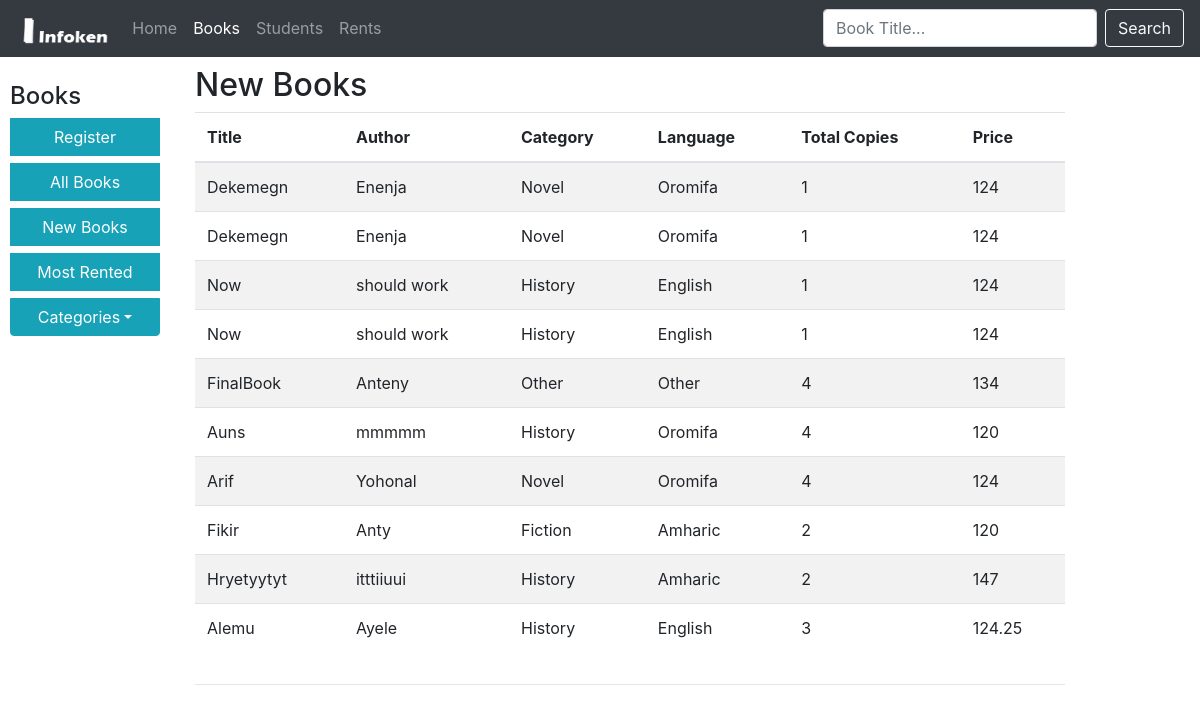
Screenshot of /books/newbooks.php with the database file from the repository.
### tables this page shows
CREATE TABLE `books` (
  `ID` int(11) NOT NULL,
  `ISBN` varchar(15) NOT NULL,
  `title` varchar(200) NOT NULL,
  `author` varchar(100) NOT NULL,
  `category` varchar(100) NOT NULL,
  `language` varchar(100) NOT NULL,
  `totalCopies` int(11) NOT NULL,
  `rented` int(11) NOT NULL,
  `numPages` int(11) NOT NULL,
  `price` double NOT NULL,
  `coverImg` varchar(200) NOT NULL
);

### books/newbooks.php (the view, shortened to what this page needs)
<?php
include('../helpers/dbConnect.php');
?>
<?php include_once '../head.php' ?>
</head>
<body>
<div class="container">
    <nav class="navbar navbar-expand-md navbar-dark bg-dark fixed-top ">
        <a href="<?= HOME ?>" class="navbar-brand">
            <img src="<?= HOME ?>images/logo.png" height="28" alt="CoolBrand">
        </a>
        <div class="collapse navbar-collapse" id="navbarCollapse">
            <div class="navbar-nav">
                <a href="<?= HOME ?>" class="nav-item nav-link">Home</a>
            </div>
            <form action="search.php" method="POST" class="form-inline ml-auto">
                <input type="text" class="form-control mr-sm-2" placeholder="Book Title..." name="q"
                       autocomplete="off">
                <button type="submit" class="btn btn-outline-light" name="search">Search</button>
            </form>
        </div>
    </nav>
</div>
<?php include_once 'sidebar.php'; ?>
<?php
$query = mysqli_query($conn, "SELECT * FROM books ORDER BY ID DESC LIMIT 1, 10");
?>
<div class="col-sm-9" style="margin-left: 180px; margin-top: 10px">
    <div id="Fiction">
        <h2>New Books</h2>
        <div class="table-responsive">
            <table class="table table-striped table-hover">
                <thead>
                <tr>
                    <th>Title</th>
                    <th>Author</th>
                    <th>Category</th>
                    <th>Language</th>
                    <th>Total Copies</th>
                    <th>Price</th>
                </tr>
                </thead>
                <tbody>
                <?php while ($row = mysqli_fetch_array($query)) { ?>
                <tr class="clickable-row" data-href="details.php?getbook=<?=$row['title']?>">
                    <td><?=$row['title']?></td>
                    <td><?=$row['author']?></td>
                    <td><?=$row['category']?></td>
                    <td><?=$row['language']?></td>
                    <td><?=$row['totalCopies']?></td>
                    <td><?=$row['price']?></td>
                </tr>
                <?php } ?>
                </tbody>
            </table>
        </div>
    </div>
    <hr>
</div>
</body>
</html>

### head.php (style rules this page uses)
body { padding-top: 50px; }

### books/newbooks.php (style rules this page uses)
body { position: relative; }

### rows the page displays
books: title "Dekemegn", author "Enenja", category "Novel", language "Oromifa", totalCopies "1", price "124"
books: title "Dekemegn", author "Enenja", category "Novel", language "Oromifa", totalCopies "1", price "124"
books: title "Now", author "should work", category "History", language "English", totalCopies "1", price "124"
books: title "Now", author "should work", category "History", language "English", totalCopies "1", price "124"
books: title "FinalBook", author "Anteny", category "Other", language "Other", totalCopies "4", price "134"
books: title "Auns", author "mmmmm", category "History", language "Oromifa", totalCopies "4", price "120"
books: title "Arif", author "Yohonal", category "Novel", language "Oromifa", totalCopies "4", price "124"
books: title "Fikir", author "Anty", category "Fiction", language "Amharic", totalCopies "2", price "120"
books: title "Hryetyytyt", author "itttiiuui", category "History", language "Amharic", totalCopies "2", price "147"
books: title "Alemu", author "Ayele", category "History", language "English", totalCopies "3", price "124.25"

### other values shown
$placeholder "Books Students Rents Register All Books New Books Most Rented"
